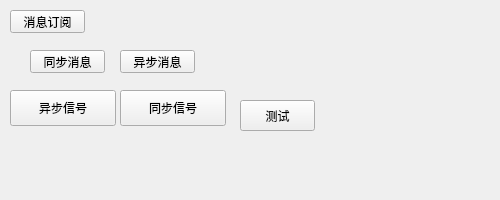
<?xml version="1.0" encoding="UTF-8"?>
<ui version="4.0">
 <class>MainWindow</class>
 <widget class="QMainWindow" name="MainWindow">
  <property name="geometry">
   <rect>
    <x>0</x>
    <y>0</y>
    <width>500</width>
    <height>200</height>
   </rect>
  </property>
  <property name="minimumSize">
   <size>
    <width>500</width>
    <height>200</height>
   </size>
  </property>
  <property name="maximumSize">
   <size>
    <width>500</width>
    <height>200</height>
   </size>
  </property>
  <property name="windowTitle">
   <string>MainWindow</string>
  </property>
  <widget class="QWidget" name="centralwidget">
   <property name="styleSheet">
    <string notr="true"/>
   </property>
   <widget class="QPushButton" name="send_pushButton">
    <property name="geometry">
     <rect>
      <x>30</x>
      <y>50</y>
      <width>75</width>
      <height>23</height>
     </rect>
    </property>
    <property name="text">
     <string>同步消息</string>
    </property>
   </widget>
   <widget class="QPushButton" name="post_pushButton">
    <property name="geometry">
     <rect>
      <x>120</x>
      <y>50</y>
      <width>75</width>
      <height>23</height>
     </rect>
    </property>
    <property name="text">
     <string>异步消息</string>
    </property>
   </widget>
   <widget class="QPushButton" name="subscriber_pushButton">
    <property name="geometry">
     <rect>
      <x>10</x>
      <y>10</y>
      <width>75</width>
      <height>23</height>
     </rect>
    </property>
    <property name="text">
     <string>消息订阅</string>
    </property>
   </widget>
   <widget class="QPushButton" name="queued_pushButton">
    <property name="geometry">
     <rect>
      <x>10</x>
      <y>90</y>
      <width>106</width>
      <height>36</height>
     </rect>
    </property>
    <property name="text">
     <string>异步信号</string>
    </property>
   </widget>
   <widget class="QPushButton" name="direct_pushButton">
    <property name="geometry">
     <rect>
      <x>120</x>
      <y>90</y>
      <width>106</width>
      <height>36</height>
     </rect>
    </property>
    <property name="text">
     <string>同步信号</string>
    </property>
   </widget>
   <widget class="QPushButton" name="btnTest">
    <property name="geometry">
     <rect>
      <x>240</x>
      <y>100</y>
      <width>75</width>
      <height>31</height>
     </rect>
    </property>
    <property name="text">
     <string>测试</string>
    </property>
   </widget>
  </widget>
  <widget class="QMenuBar" name="menubar">
   <property name="geometry">
    <rect>
     <x>0</x>
     <y>0</y>
     <width>500</width>
     <height>21</height>
    </rect>
   </property>
  </widget>
 </widget>
 <resources/>
 <connections/>
</ui>
